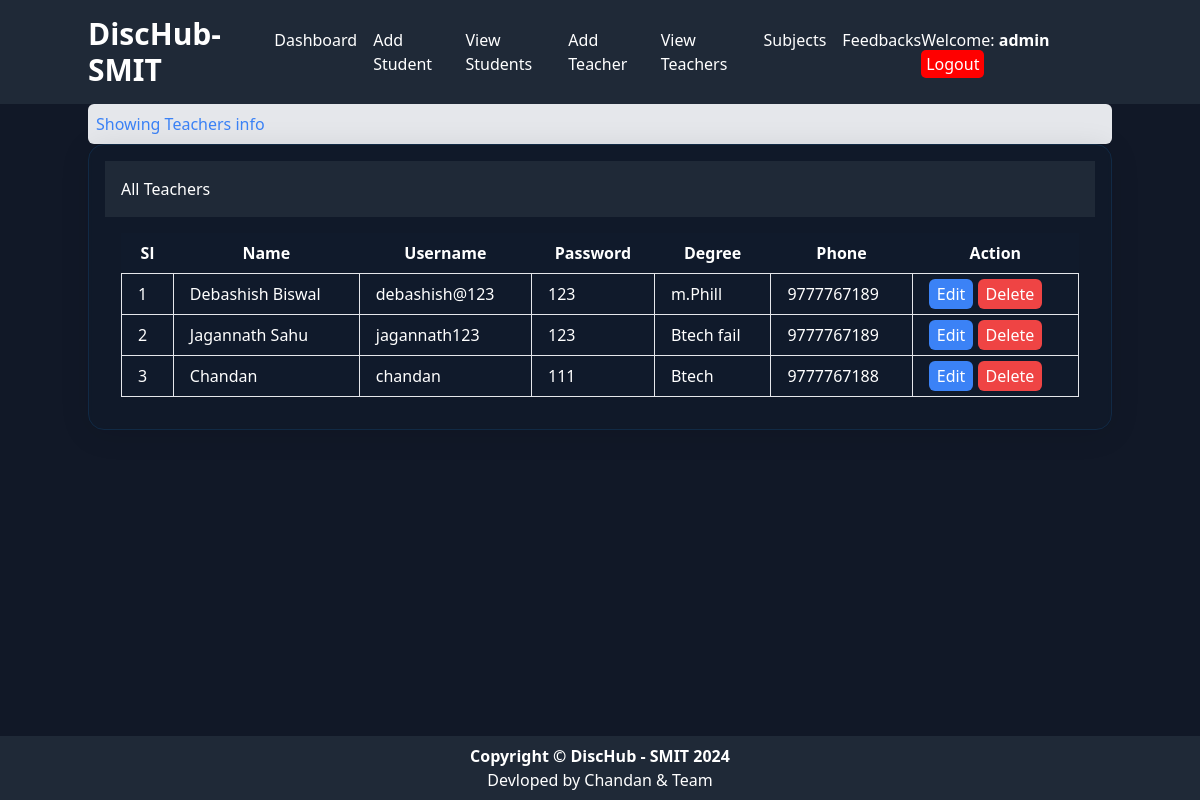
/admin/viewteacher.php (signed in), run on the app's committed database.
### tables this page shows
CREATE TABLE `tbl_teacher` (
  `id` int(11) NOT NULL,
  `name` varchar(50) NOT NULL,
  `username` varchar(50) NOT NULL,
  `password` varchar(32) NOT NULL,
  `degree` varchar(50) NOT NULL,
  `phone` varchar(30) NOT NULL
);

### classes/Adminobls.php (called while the page is built, shortened)
<?php
$filepath = realpath(dirname(__FILE__));
include_once ($filepath."/../libs/Database.php");
Class Adminobls{
	private $db;
	public function __construct(){
		$this->db = new Database();
	}
	public function getTotalTeacherRows(){
		$sql = "SELECT * FROM tbl_teacher ORDER BY id DESC";
		$result = $this->db->select($sql);
		return $result;
	}
	}
?>

### libs/Database.php (called while the page is built, shortened)
<?php
Class Database{
	public $host   = DB_HOST;
	public $user   = DB_USER;
	public $pass   = DB_PASS;
	public $dbname = DB_NAME;
	public $link;
	function connectDB(){
	$this->link = new mysqli($this->host, $this->user, $this->pass, $this->dbname);
 }
	public function select($query){
		$result = $this->link->query($query) or die($this->link->error.__LINE__);
		if($result->num_rows > 0){
			return $result;
		} else {
			return false;
		}
	}
}

### admin/viewteacher.php (the view, shortened to what this page needs)
<?php include_once "admin_header.php"; ?>
<?php
include_once "./bot.php";
?>
<div class="container mx-auto">
    <ol class="breadcrumb bg-gray-200 p-2 rounded-md">
        <li class="breadcrumb-item">
            <a href="#" class="text-blue-500">Showing Teachers info</a>
        </li>
    </ol>
    <div class="bg-white overflow-hidden shadow-md rounded-lg border border-solid border-blue-500 rounded-lg p-4"
        style="background-color: rgba(17, 42, 69, 0.07); border-radius: 16px; box-shadow: 0 4px 30px rgba(0, 0, 0, 0.1); backdrop-filter: blur(2.1px); -webkit-backdrop-filter: blur(2.1px); border: 1px solid rgba(17, 42, 69, 1);">
        <div class="p-4 bg-gray-800 text-white">
            <i class="fa fa-table"></i> All Teachers
        </div>
        <div class="p-4">
            <div class="overflow-x-auto">
                <table class="table-auto w-full" style="background-color: rgba(17, 42, 69, 0.07);">
                    <thead>
                        <tr>
                            <th class="px-4 py-2">Sl</th>
                            <th class="px-4 py-2">Name</th>
                            <th class="px-4 py-2">Username</th>
                            <th class="px-4 py-2">Password</th>
                            <th class="px-4 py-2">Degree</th>
                            <th class="px-4 py-2">Phone</th>
                            <th class="px-4 py-2">Action</th>
                        </tr>
                    </thead>
                    <tbody>
                <?php
                    $i=0;
                    $gettch = $ad->getTotalTeacherRows();
                    while ($row = $gettch->fetch_assoc()) {
                      $i++;
                ?>
                        <tr>
                            <td class="border px-4 py-2"><?php echo $i;?></td>
                            <td class="border px-4 py-2"><?php echo $row['name'];?></td>
                            <td class="border px-4 py-2"><?php echo $row['username'];?></td>
                            <td class="border px-4 py-2"><?php echo $row['password'];?></td>
                            <td class="border px-4 py-2"><?php echo $row['degree'];?></td>
                            <td class="border px-4 py-2"><?php echo $row['phone'];?></td>
                            <td class="border px-4 py-2">
                                <a href="editteacher.php?tchid=<?php echo $row['id'];?>"
                                    class="bg-blue-500 text-white px-2 py-1 rounded-md">Edit</a>
                                <a href="?deltc=<?php echo $row['id'];?>"
                                    class="bg-red-500 text-white px-2 py-1 rounded-md">Delete</a>
                            </td>
                        </tr>
                        <?php } ?>
                    </tbody>
                </table>
            </div>
        </div>
    </div>
</div>
<?php include_once "admin_footer.php"; ?>

### admin/admin_header.php (style rules this page uses)
body { background: red; }

### data on the page
tbl_teacher: name "Debashish Biswal", username "debashish@123", password "123", degree "m.Phill", phone "9777767189"
tbl_teacher: name "Jagannath Sahu", username "jagannath123", password "123", degree "Btech fail", phone "9777767189"
tbl_teacher: name "Chandan", username "chandan", password "111", degree "Btech", phone "9777767188"

### other printed values
Session::get('username') "admin"
